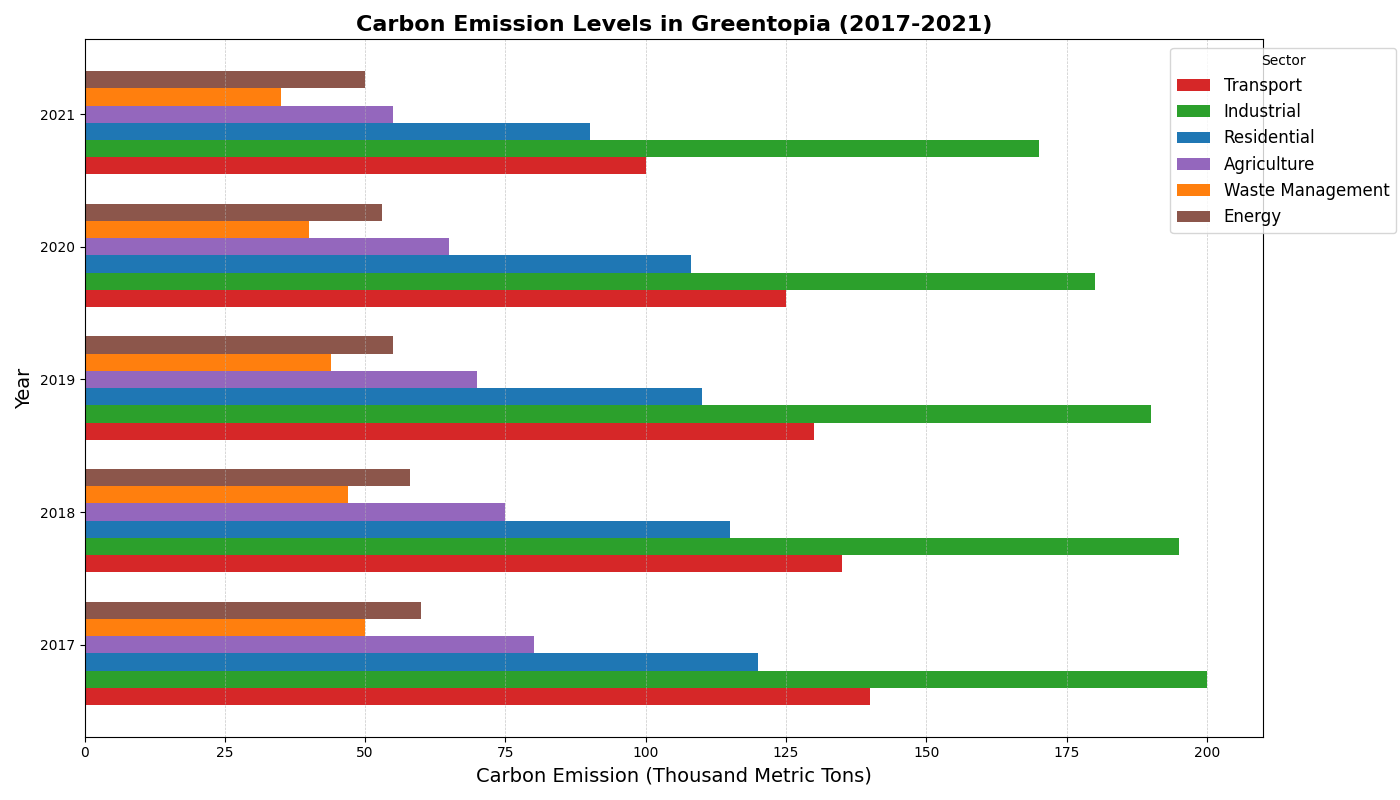

Write the Python code that produced this figure.
import matplotlib.pyplot as plt
import numpy as np

sectors = ['Transport', 'Industrial', 'Residential', 'Agriculture', 'Waste Management', 'Energy']
years = ['2017', '2018', '2019', '2020', '2021']
emission_levels = np.array([
    [140, 135, 130, 125, 100],  # Transport
    [200, 195, 190, 180, 170],  # Industrial
    [120, 115, 110, 108, 90],   # Residential
    [80, 75, 70, 65, 55],       # Agriculture
    [50, 47, 44, 40, 35],       # Waste Management
    [60, 58, 55, 53, 50]        # Energy
])

colors = ['#d62728', '#2ca02c', '#1f77b4', '#9467bd', '#ff7f0e', '#8c564b']

fig, ax = plt.subplots(figsize=(14, 8))

bar_height = 0.13  # Adjusted to accommodate additional series
indices = np.arange(len(years))

for i, sector in enumerate(sectors):
    bar_positions = indices + i * bar_height
    ax.barh(bar_positions, emission_levels[i], bar_height, color=colors[i], label=sector)

ax.set_ylabel('Year', fontsize=14)
ax.set_xlabel('Carbon Emission (Thousand Metric Tons)', fontsize=14)
ax.set_title('Carbon Emission Levels in Greentopia (2017-2021)', fontsize=16, fontweight='bold')
ax.set_yticks(indices + bar_height * len(sectors) / 2)
ax.set_yticklabels(years)

ax.legend(title='Sector', loc='upper right', bbox_to_anchor=(1.12, 1), fontsize='large')

ax.xaxis.grid(True, linestyle='--', which='major', linewidth=0.5, alpha=0.7)

plt.tight_layout()
plt.show()
